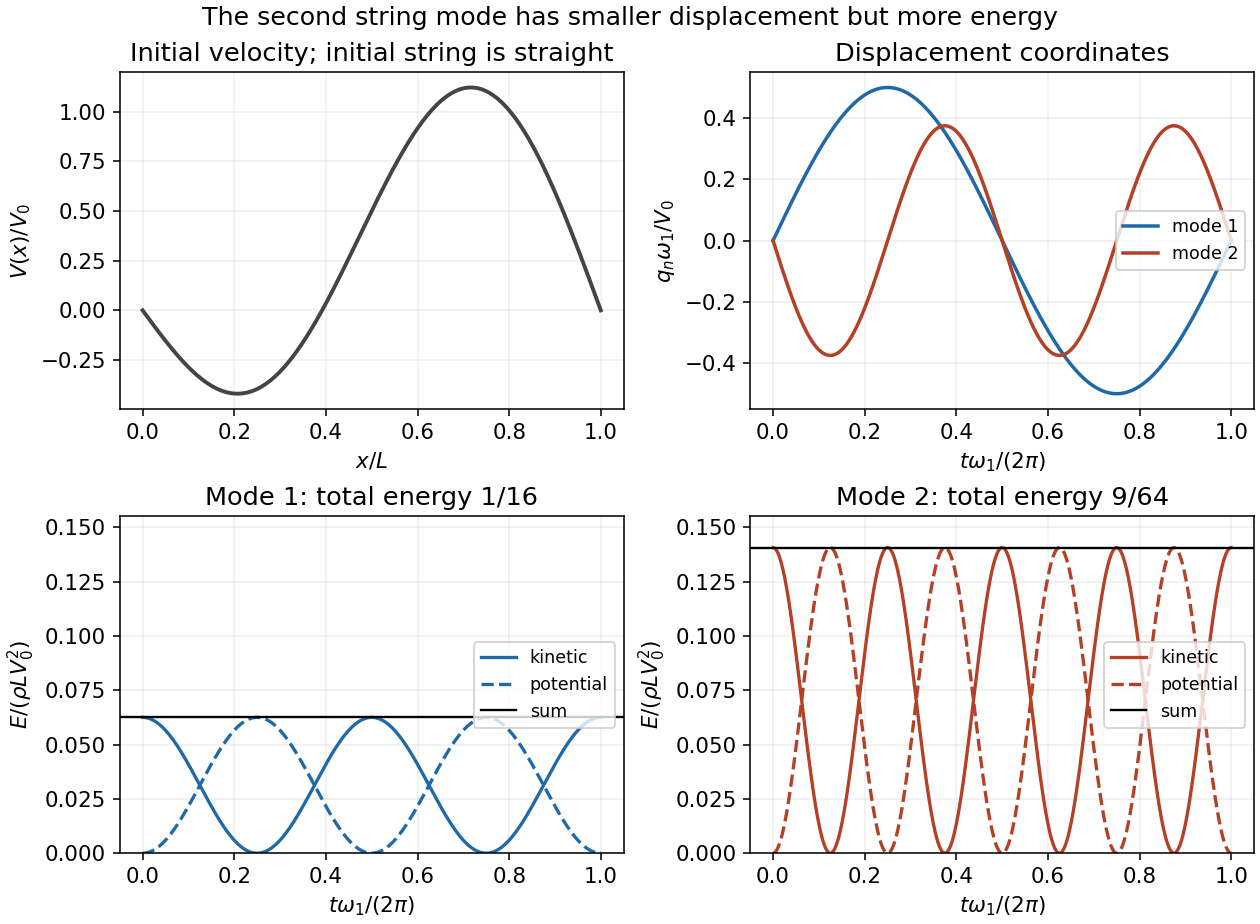

Source code (Python):
"""Original illustration for the 2016 Oxford Mathematical Methods II solution.
Run from any output directory; writes only the matching PNG to that directory.
Tested with Python 3.14, numpy 2.3.5 and matplotlib 3.10.7 (root pyproject.toml).
"""
from pathlib import Path
import matplotlib
matplotlib.use("Agg")
import matplotlib.pyplot as plt
import numpy as np
plt.rcParams.update({"font.size": 11, "figure.facecolor": "white", "axes.facecolor": "white", "savefig.facecolor": "white"})

t=np.linspace(0,2*np.pi,700);u=np.linspace(0,1,400)
fig,axs=plt.subplots(2,2,figsize=(9,6.6),layout='constrained')
axs[0,0].plot(u,.5*np.sin(np.pi*u)-.75*np.sin(2*np.pi*u),color='#444444',lw=2)
axs[0,0].set(xlabel='$x/L$',ylabel='$V(x)/V_0$',title='Initial velocity; initial string is straight')
for n,B,c in [(1,.5,'#2069a8'),(2,-.375,'#b44026')]:axs[0,1].plot(t/(2*np.pi),B*np.sin(n*t),color=c,label=f'mode {n}',lw=1.8)
axs[0,1].set(xlabel=r'$t\omega_1/(2\pi)$',ylabel=r'$q_n\omega_1/V_0$',title='Displacement coordinates');axs[0,1].legend(fontsize=9)
for n,E,c,ax in [(1,1/16,'#2069a8',axs[1,0]),(2,9/64,'#b44026',axs[1,1])]:
 ax.plot(t/(2*np.pi),E*np.cos(n*t)**2,color=c,label='kinetic',lw=1.7)
 ax.plot(t/(2*np.pi),E*np.sin(n*t)**2,color=c,ls='--',label='potential',lw=1.7)
 ax.axhline(E,color='black',lw=1.2,label='sum')
 ax.set(xlabel=r'$t\omega_1/(2\pi)$',ylabel=r'$E/(\rho L V_0^2)$',ylim=(0,.155),title=f'Mode {n}: total energy '+('1/16' if n==1 else '9/64'))
 ax.legend(fontsize=9,loc='center right')
for ax in axs.flat:ax.grid(alpha=.2)
fig.suptitle('The second string mode has smaller displacement but more energy',fontsize=13)
fig.savefig(Path.cwd()/'2016-string-modal-energy.png',dpi=140,transparent=False)
plt.close(fig)
